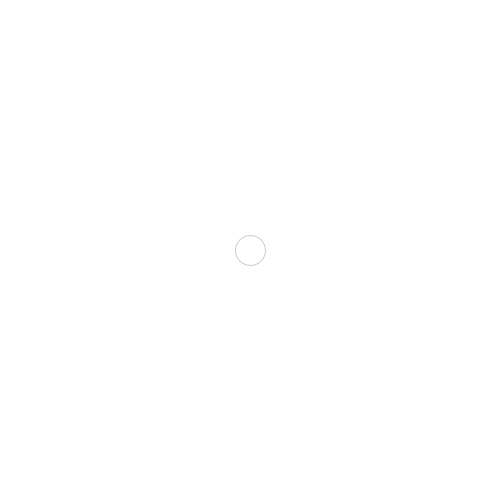
Frame 1 (no input)
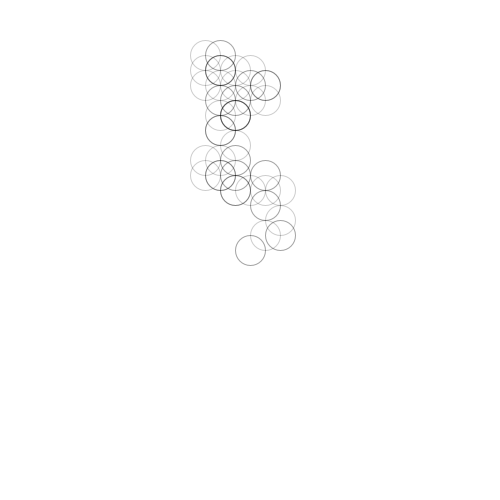
Frame 60 (the mouse pressed at the canvas centre just before this capture)
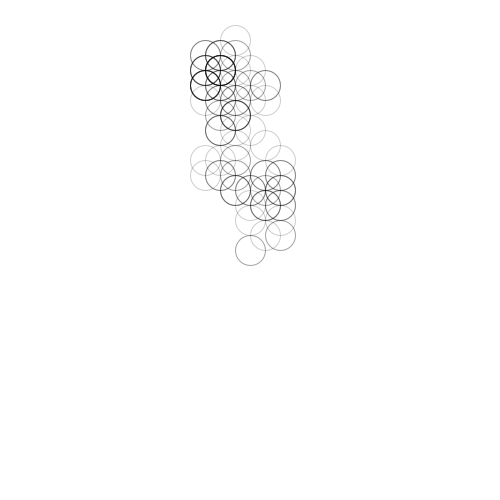
Frame 120 (the mouse held since frame 60 and released just before this capture)

The Processing sketch that drew these frames (run headless with seeded random() and noise(); from frame 60 on, the mouse is pressed at the canvas centre):

// Processing sketch: E06_Walker
// ── E06_Walker.pde
float x = 250;
float y = 250;

float speed = 5;

void setup() {
  size(500, 500);
  background(255);
}

void draw() {
  stroke(0, 50);
  noFill();
  
  rectMode(CENTER);
  circle(x, y, 30);
  
  float rX = round(random(-1, 1)) * 15;
  float rY = round(random(-1, 1)) * 15;
  
  x += rX;
  y += rY;
  
  x += width;
  y += height;
  
  x %= width;
  y %= height;
}
